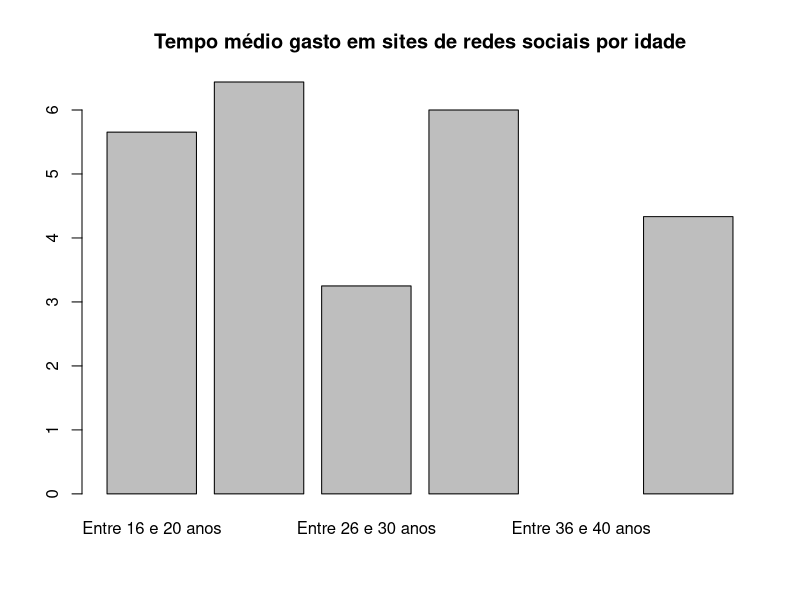

This chart was generated by the following R code:
if (!require(readxl)) install.packages('readxl')
    library(readxl)

df <- read_excel("dados/umses_alunos_2018.xlsx")

idade1 <- subset(df, idade == 1)
idade2 <- subset(df, idade == 2)
idade3 <- subset(df, idade == 3)
idade4 <- subset(df, idade == 4)
idade5 <- subset(df, idade == 5)
idade6 <- subset(df, idade == 6)

md1 <- mean(idade1$tempogasto)
md1
md2 <- mean(idade2$tempogasto)
md2
md3 <- mean(idade3$tempogasto)
md3
md4 <- mean(idade4$tempogasto)
md4
md5 <- mean(idade5$tempogasto)
md5
md6 <- mean(idade6$tempogasto)
md6

idtemp <- data.frame(idade = c("Entre 16 e 20 anos" , "Entre 21 e 25 anos", "Entre 26 e 30 anos", "Entre 30 e 35 anos", "Entre 36 e 40 anos", "Acima de 40 anos"),
                     tempo = c(md1, md2, md3, md4, md5, md6))
idtemp

png(filename="graficos/aed_survey_idade_tempo_gasto.png", width = 1920, height = 1080, pointsize = 16)
barplot(idtemp$tempo, names.arg= idtemp$idade, main = "Tempo médio gasto em sites de redes sociais por idade" )

dev.off()
